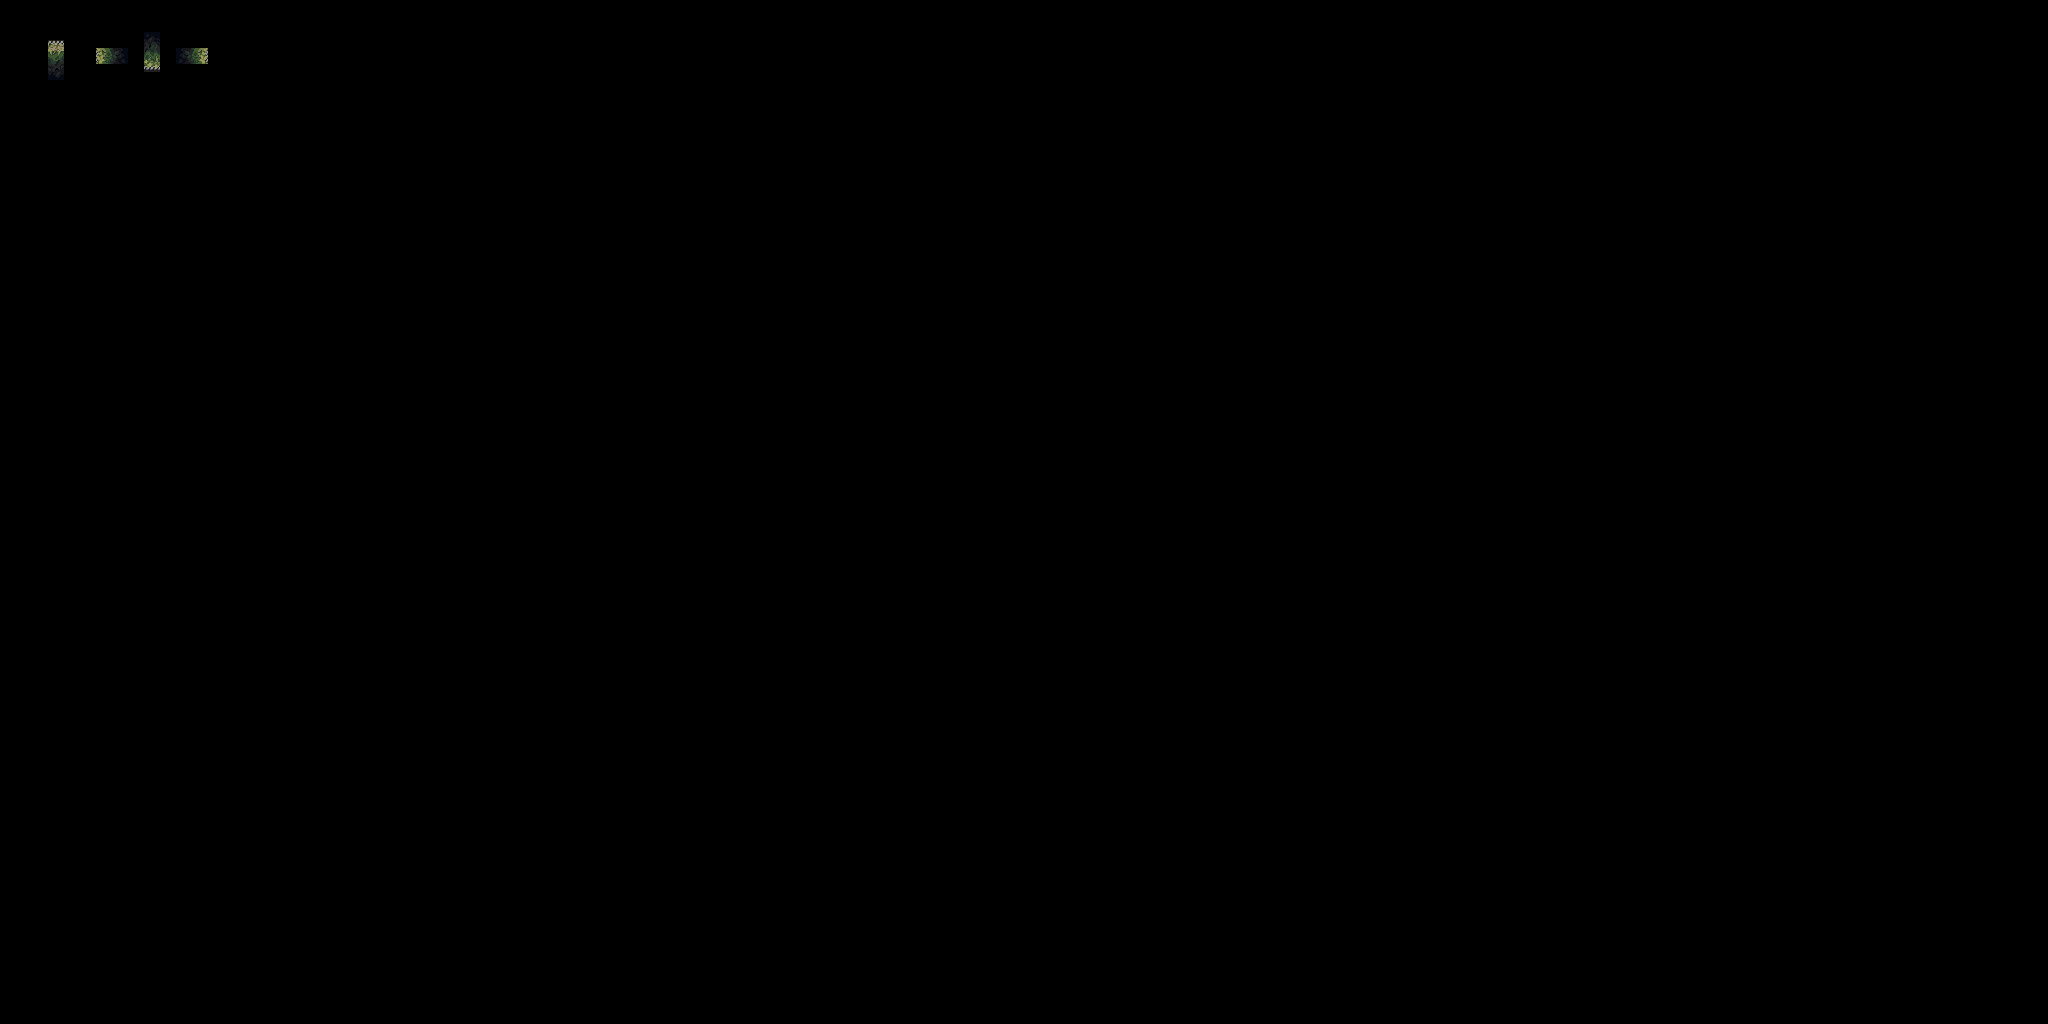

This game map was drawn from its Tiled (.tmx) file and the tilesets committed beside it. A one-line description and the trimmed map source follow:
An orthogonal 128x64 tile map with 16x16 px tiles, 2 tile layers (input_prototype, output_terrain), 2 tilesets.

<map version="1.10" tiledversion="1.10.2" orientation="orthogonal" renderorder="right-down" width="128" height="64" tilewidth="16" tileheight="16" infinite="0" nextlayerid="4" nextobjectid="1">
 <tileset firstgid="1" source="debug-tiles.tsx" />
 <tileset firstgid="257" source="terrain-tiles.tsx" />
 <layer id="2" name="input_prototype" width="128" height="64">
  <data>[8192 cells, 10 non-empty, 3 distinct tile ids]</data>
 </layer>
 <layer id="3" name="output_terrain" width="128" height="64">
  <data>[8192 cells, 10 non-empty, 10 distinct tile ids]</data>
 </layer>
</map>
